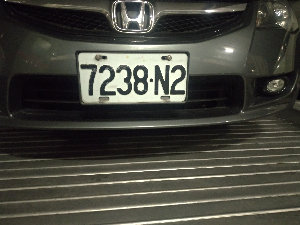
#> input picture 車牌辨識_OCR/realPlate/resizejpg006.bmp, 300 x 225 px
$ python deel_with_plate.py
#> lines starting #> are read from the running program, lines starting #| are printed output that depends on the picture; after the words box and inside, x2 and y2 are one past the last pixel; in counts of white or black regions, pixels touching at a corner belong together
import cv2
import numpy as np
import azure.ai.vision as cvsdk

def area(row, col):
    global nn
    if bg[row][col] != 255:
        return
    bg[row][col] = lifearea
    if col > 1:#左
        if bg[row][col-1] == 255:
            nn += 1
            area(row, col-1)

    if col < w-1:#右
        if bg[row][col+1] == 255:
            nn += 1
            area(row, col+1)

    if row > 1:#上
        if bg[row-1][col] == 255:
            nn += 1
            area(row-1, col)

    if row < h-1:#下
        if bg[row+1][col] == 255:
            nn += 1
            area(row+1, col)

fileName = "realPlate/resizejpg006.bmp"
image = cv2.imread(fileName)
#> image is the input picture: shape (225, 300, 3); mean B, G, R 62, 70.3, 70.7
#車牌偵測
plateCascade =cv2.CascadeClassifier("myPlateDetector.xml")
plates = plateCascade.detectMultiScale(image)
#> plates = [[67, 60, 144, 38]]

for (x,y,w,h) in plates:
    cropPlate = image[y:y+h,x:x+w]
    cropPlate = cv2.resize(cropPlate,(280,80))
    fName =fileName.split(".")[0]+"_plate.jpg"
    cv2.imwrite(fName,cropPlate)
#> this loop made 1 pass
#> (x, y, w, h, fName) on pass 1: (67, 60, 144, 38, 'realPlate/resizejpg006_plate.jpg')
#> pass 1, `cropPlate = image[y:y+h,x:x+w]`:
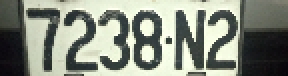
#> cropPlate: shape (38, 144, 3) (shown 2 times larger); mean B, G, R 128.6, 140.9, 135.5
#> pass 1, `cropPlate = cv2.resize(cropPlate,(280,80))`:
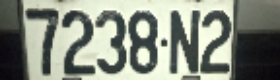
#> cropPlate: shape (80, 280, 3); mean B, G, R 128.4, 140.8, 135.4

#車牌灰階處理，二值化(黑白)處理
grayImg = cv2.cvtColor(cropPlate, cv2.COLOR_BGR2GRAY)
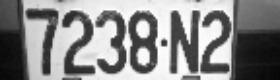
#> grayImg: shape (80, 280); min 5, max 253, mean 137.8
_, thresh = cv2.threshold(grayImg, 127, 255, cv2.THRESH_BINARY_INV)
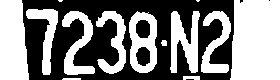
#> thresh: shape (80, 280); 51.5% white; 6 black regions (3 under 20 px), largest, box (x1, y1, x2, y2) and area: (22, 0, 234, 80) 10417, (136, 20, 150, 38) 217, (136, 47, 150, 66) 211

#除去雜點
for i in range(len(thresh)):
    for j in range(len(thresh[i])):
        if thresh[i][j] == 255:
            count = 0
            for k in range(-2,3):
                for l in range(-2,3):
                    try:
                        if thresh[i+k][j+l] == 255:
                            count += 1
                    except IndexError:
                        pass
            if count <= 6:
                thresh[i][j] = 0
#> this loop made 80 passes
#> thresh: shape (80, 280); 51.5% white; 6 black regions (3 under 20 px)


#找輪廓外框
contours1 = cv2.findContours(thresh,
                              cv2.RETR_EXTERNAL,
                              cv2.CHAIN_APPROX_SIMPLE)
#> contours1 = 13 contours, 3 with area under 20; largest, box (x1, y1, x2, y2) and area: (230, 0, 280, 80) 3640, (0, 0, 29, 80) 1930, (129, 11, 157, 73) 1416, (170, 11, 200, 73) 984, (62, 11, 95, 75) 832


contours = contours1[0]
#> contours has the same summary as contours1

#準備一個紀錄所有外框的清單List，這個內容會包含：文字、雜點、分割符號、崎零地(左右部分不要)
letter_image_regions = []
for contour in contours:
     (x,y,w,h)=cv2.boundingRect(contour)
     letter_image_regions.append((x,y,w,h))
#> this loop made 13 passes
#> (x, y, w, h) on passes 2, 3, 4, 5, 6, 7, 8, 9, 10, 13: (183, 76, 17, 4), (161, 40, 6, 6), (201, 11, 30, 62), (170, 11, 30, 62), (129, 11, 28, 62), (96, 11, 30, 63), (62, 11, 33, 64), (26, 9, 32, 66), (230, 0, 50, 80), (0, 0, 29, 80)
#> (contour, x, y, w, h) on passes 1, 11, 12: ([[63, 78], [64, 79], [79, 79], [79, 78]], 63, 78, 17, 2), ([[196, 0], [197, 1], [198, 1], [199, 0]], 196, 0, 4, 2), ([[60, 0], [62, 0]], 60, 0, 3, 1)
#> after the loop, letter_image_regions = [(63, 78, 17, 2), (183, 76, 17, 4), (161, 40, 6, 6), (201, 11, 30, 62), (170, 11, 30, 62), (129, 11, 28, 62), (96, 11, 30, 63), (62, 11, 33, 64), (26, 9, 32, 66), (230, 0, 50, 80), (196, 0, 4, 2), (60, 0, 3, 1), (0, 0, 29, 80)]

#將所有外框依照x軸位置排序(由左至右排序)
letter_image_regions=sorted(letter_image_regions,
                             key=lambda x:x[0])
#> letter_image_regions = [(0, 0, 29, 80), (26, 9, 32, 66), (60, 0, 3, 1), (62, 11, 33, 64), (63, 78, 17, 2), (96, 11, 30, 63), (129, 11, 28, 62), (161, 40, 6, 6), (170, 11, 30, 62), (183, 76, 17, 4), (196, 0, 4, 2), (201, 11, 30, 62), (230, 0, 50, 80)]

print(letter_image_regions)
#> (printed output is left out)
print(len(letter_image_regions))
#| 13

#for(x,y,w,h) in letter_image_regions:
 #   cv2.rectangle(thresh,(x,y),(x+w,y+h),(255,255,255),1)

#cv2.imshow("thresh",thresh)

count = 0
for box in letter_image_regions:
    (x,y,w,h)=box
    if(x >= 5 and x <= 240) and (w >= 5 and w <=32) and (h >= 60 and h < 70):
        #cv2.rectangle(thresh, (x,y),(x+w,y+h),(255,255,255),1)
        count += 1
#> this loop made 13 passes
#> after the loop, count = 5
        #print(box)
#cv2.imshow("thresh2",thresh)
#print(count)

if count <= 5:
    wmax = 35
else:
    wmax = 32

nChar = 0
#裝文字輪廓的清單
letterlist = []
for box in letter_image_regions:
    (x,y,w,h)=box
    if(x >= 5 and x <= 240) and (w >= 5 and w <=wmax) and (h >= 60 and h < 70):
        nChar += 1
        letterlist.append(box)
        print(box)
#> this loop made 13 passes
#| (26, 9, 32, 66)
#| (62, 11, 33, 64)
#| (96, 11, 30, 63)
#| (129, 11, 28, 62)
#| (170, 11, 30, 62)
#| (201, 11, 30, 62)
#> after the loop, letterlist = [(26, 9, 32, 66), (62, 11, 33, 64), (96, 11, 30, 63), (129, 11, 28, 62), (170, 11, 30, 62), (201, 11, 30, 62)]; nChar = 6


#print(letterlist)
#print(nChar)
#cv2.imshow("thresh3", thresh)

real_Shape=[]
for i, box in enumerate(letterlist):
    (x,y,w,h) = box
    bg = thresh[y:y+h,x:x+w]
    #處理畸零地
    if i == 0 or i == nChar:
        lifearea = 0
        nn =0
        life = []
        for row in range(0,h):
            for col in range(0,w):
                if bg[row][col] == 255:
                    nn = 1
                    lifearea += 1
                    area(row,col)
                    life.append(nn)

        maxlife = max(life)
        indexmaxlife = life.index(maxlife)

        for row in range(0,h):
            for col in range(0,w):
                if bg[row][col] == indexmaxlife+1:
                    bg[row][col] = 255
                else:
                    bg[row][col] = 0

    real_Shape.append(bg)
#> this loop made 6 passes
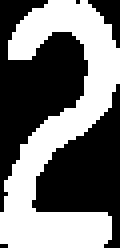
#> bg: shape (62, 30) (shown 4 times larger); 45.8% white; 1 white region, box (x1, y1, x2, y2) and area: (0, 0, 30, 62) 852
#> after the loop, real_Shape = 6 items

#print(real_Shape)
#print(len(real_Shape))

newH, newW =thresh.shape
#> newH = 80; newW = 280
space = 8
offset = 2

bg = np.zeros((newH + space*2, newW + space*2 + (nChar-1) * offset, 1), np.uint8)
bg.fill(0)
#> bg: shape (96, 306, 1); every value is 0

for i, letter in enumerate(real_Shape):
    h = letter.shape[0]
    w = letter.shape[1]
    x = letterlist[i][0]
    y = letterlist[i][1]
    for row in range(h):
        for col in range(w):
            bg[space+y+row][space+x+col+i*offset] = letter[row][col]
#> this loop made 6 passes
#> (h, w, x, y) on passes 1 to 6: (66, 32, 26, 9), (64, 33, 62, 11), (63, 30, 96, 11), (62, 28, 129, 11), (62, 30, 170, 11), (62, 30, 201, 11)
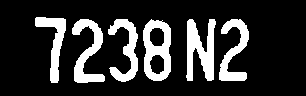
#> bg: shape (96, 306, 1); 19% white; 6 white regions, box (x1, y1, x2, y2) and area: (186, 19, 216, 81) 1122, (143, 19, 171, 81) 1063, (72, 19, 105, 83) 942, (219, 19, 249, 81) 852, (108, 19, 138, 82) 830, (35, 17, 66, 83) 768
#cv2.imshow("new bg", bg)

_, bg =cv2.threshold(bg, 127, 255, cv2.THRESH_BINARY_INV)
(bg_h,bg_w)=bg.shape
#> bg_h = 96; bg_w = 306
times=3
bg=cv2.resize(bg,(bg_w*times,bg_h*times))
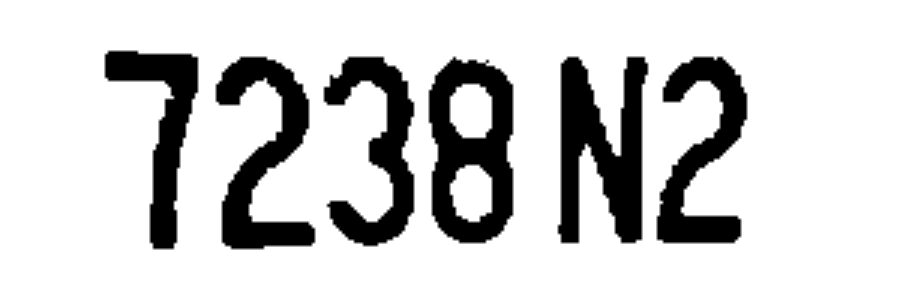
#> bg: shape (288, 918); min 0, max 255, mean 206.6
cv2.imshow("plate2",bg)


ocr_enpoint = "https://wusc-computer-vision.cognitiveservices.azure.com/"
ocr_key="e57e8cebdb124ca9a1f78b4891fc1d73"

#> (the run stopped early here; a loop or call above may not have finished)

$ run again, with 車牌辨識_OCR/realPlate/resizejpg003.bmp copied over 車牌辨識_OCR/realPlate/resizejpg006.bmp
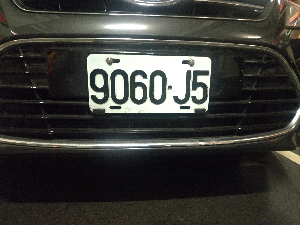
#> input picture 車牌辨識_OCR/realPlate/resizejpg003.bmp, 300 x 225 px
#> image is the input picture: shape (225, 300, 3); mean B, G, R 56.1, 59.9, 59.9
#> plates = [[66, 64, 164, 43]]
#> the loop `for (x,y,w,h) in plates:` made 1 pass
#> (x, y, w, h, fName) on pass 1: (66, 64, 164, 43, 'realPlate/resizejpg006_plate.jpg')
#> `_, thresh = cv2.threshold(grayImg, 127, 255, cv2.THRESH_BINARY_INV)`:
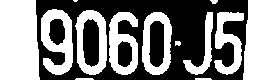
#> thresh: shape (80, 280); 52.7% white; 5 black regions, box (x1, y1, x2, y2) and area: (36, 0, 248, 80) 8698, (83, 19, 99, 67) 668, (149, 21, 164, 67) 597, (49, 19, 65, 45) 330, (118, 41, 132, 67) 309
#> the loop `for i in range(len(thresh)):` made 80 passes
#> contours1 = 13 contours, 5 with area under 20; largest, box (x1, y1, x2, y2) and area: (0, 0, 40, 80) 2900, (243, 0, 280, 80) 2634, (75, 10, 107, 75) 1664, (142, 12, 172, 75) 1522, (41, 9, 73, 75) 1468, (109, 12, 138, 75) 1292, (214, 12, 244, 75) 828, (183, 12, 213, 75) 490
#> contours has the same summary as contours1
#> the loop `for contour in contours:` made 13 passes
#> (x, y, w, h) on passes 3 to 10: (175, 41, 6, 5), (214, 12, 30, 63), (183, 12, 30, 63), (142, 12, 30, 63), (109, 12, 29, 63), (75, 10, 32, 65), (41, 9, 32, 66), (243, 0, 37, 80)
#> after the loop `for contour in contours:`: letter_image_regions = [(196, 78, 15, 2), (76, 78, 17, 2), (175, 41, 6, 5), (214, 12, 30, 63), (183, 12, 30, 63), (142, 12, 30, 63), (109, 12, 29, 63), (75, 10, 32, 65), (41, 9, 32, 66), (243, 0, 37, 80), (210, 0, 8, 4), (74, 0, 4, 2), (0, 0, 40, 80)]
#> `letter_image_regions=sorted(letter_image_regions, key=lambda x:x[0])`: letter_image_regions = [(0, 0, 40, 80), (41, 9, 32, 66), (74, 0, 4, 2), (75, 10, 32, 65), (76, 78, 17, 2), (109, 12, 29, 63), (142, 12, 30, 63), (175, 41, 6, 5), (183, 12, 30, 63), (196, 78, 15, 2), (210, 0, 8, 4), (214, 12, 30, 63), (243, 0, 37, 80)]
#> (printed output is left out)
#| 13
#> the loop `for box in letter_image_regions:` made 13 passes
#> after the loop `for box in letter_image_regions:`: count = 6
#> after the loop `for box in letter_image_regions:`: letterlist = [(41, 9, 32, 66), (75, 10, 32, 65), (109, 12, 29, 63), (142, 12, 30, 63), (183, 12, 30, 63), (214, 12, 30, 63)]; nChar = 6
#> the loop `for i, box in enumerate(letterlist):` made 6 passes
#> after the loop `for i, box in enumerate(letterlist):`: real_Shape = 6 items
#> the loop `for i, letter in enumerate(real_Shape):` made 6 passes
#> (h, w, x, y) on passes 1 to 6: (66, 32, 41, 9), (65, 32, 75, 10), (63, 29, 109, 12), (63, 30, 142, 12), (63, 30, 183, 12), (63, 30, 214, 12)
#> `bg=cv2.resize(bg,(bg_w*times,bg_h*times))`:
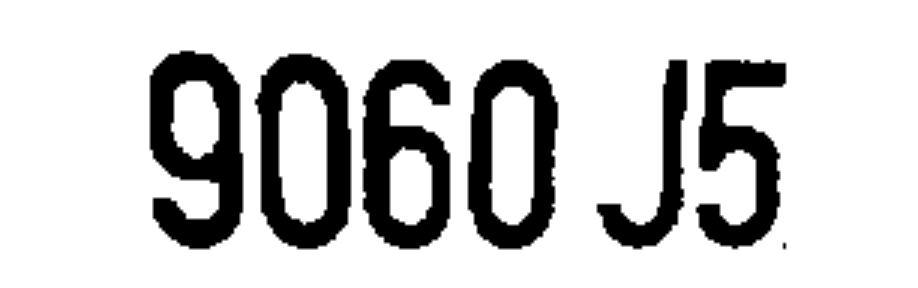
#> bg: shape (288, 918); min 0, max 255, mean 203.9

$ run again, with 車牌辨識_OCR/realPlate/resizejpg004.bmp copied over 車牌辨識_OCR/realPlate/resizejpg006.bmp
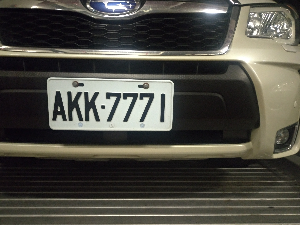
#> input picture 車牌辨識_OCR/realPlate/resizejpg004.bmp, 300 x 225 px
#> image is the input picture: shape (225, 300, 3); mean B, G, R 68.8, 76.4, 77.9
#> plates = [[39, 88, 145, 38]]
#> the loop `for (x,y,w,h) in plates:` made 1 pass
#> (x, y, w, h, fName) on pass 1: (39, 88, 145, 38, 'realPlate/resizejpg006_plate.jpg')
#> `_, thresh = cv2.threshold(grayImg, 127, 255, cv2.THRESH_BINARY_INV)`:
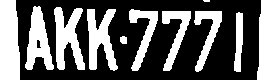
#> thresh: shape (80, 280); 39.6% white; 11 white regions (1 under 20 px), largest, box (x1, y1, x2, y2) and area: (257, 0, 280, 80) 1671, (0, 0, 20, 80) 1474, (54, 7, 85, 70) 1123
#> the loop `for i in range(len(thresh)):` made 80 passes
#> contours1 = 11 contours, 1 with area under 20; largest, box (x1, y1, x2, y2) and area: (257, 0, 280, 80) 1571, (0, 0, 20, 80) 1377, (54, 7, 85, 70) 1002, (87, 9, 118, 71) 958, (25, 6, 54, 70) 949
#> contours has the same summary as contours1
#> the loop `for contour in contours:` made 11 passes
#> (x, y, w, h) on passes 1 to 8: (120, 36, 7, 8), (234, 12, 9, 60), (194, 11, 28, 61), (162, 11, 29, 60), (129, 9, 29, 62), (87, 9, 31, 62), (54, 7, 31, 63), (25, 6, 29, 64)
#> after the loop `for contour in contours:`: letter_image_regions = [(120, 36, 7, 8), (234, 12, 9, 60), (194, 11, 28, 61), (162, 11, 29, 60), (129, 9, 29, 62), (87, 9, 31, 62), (54, 7, 31, 63), (25, 6, 29, 64), (257, 0, 23, 80), (205, 0, 4, 2), (0, 0, 20, 80)]
#> `letter_image_regions=sorted(letter_image_regions, key=lambda x:x[0])`: letter_image_regions = [(0, 0, 20, 80), (25, 6, 29, 64), (54, 7, 31, 63), (87, 9, 31, 62), (120, 36, 7, 8), (129, 9, 29, 62), (162, 11, 29, 60), (194, 11, 28, 61), (205, 0, 4, 2), (234, 12, 9, 60), (257, 0, 23, 80)]
#| [(0, 0, 20, 80), (25, 6, 29, 64), (54, 7, 31, 63), (87, 9, 31, 62), (120, 36, 7, 8), (129, 9, 29, 62), (162, 11, 29, 60), (194, 11, 28, 61), (205, 0, 4, 2), (234, 12, 9, 60), (257, 0, 23, 80)]
#| 11
#> the loop `for box in letter_image_regions:` made 11 passes
#> after the loop `for box in letter_image_regions:`: count = 7
#> after the loop `for box in letter_image_regions:`: letterlist = [(25, 6, 29, 64), (54, 7, 31, 63), (87, 9, 31, 62), (129, 9, 29, 62), (162, 11, 29, 60), (194, 11, 28, 61), (234, 12, 9, 60)]; nChar = 7
#> the loop `for i, box in enumerate(letterlist):` made 7 passes
#> after the loop `for i, box in enumerate(letterlist):`: real_Shape = 7 items
#> the loop `for i, letter in enumerate(real_Shape):` made 7 passes
#> (h, w, x, y) on passes 1 to 7: (64, 29, 25, 6), (63, 31, 54, 7), (62, 31, 87, 9), (62, 29, 129, 9), (60, 29, 162, 11), (61, 28, 194, 11), (60, 9, 234, 12)
#> `bg=cv2.resize(bg,(bg_w*times,bg_h*times))`:
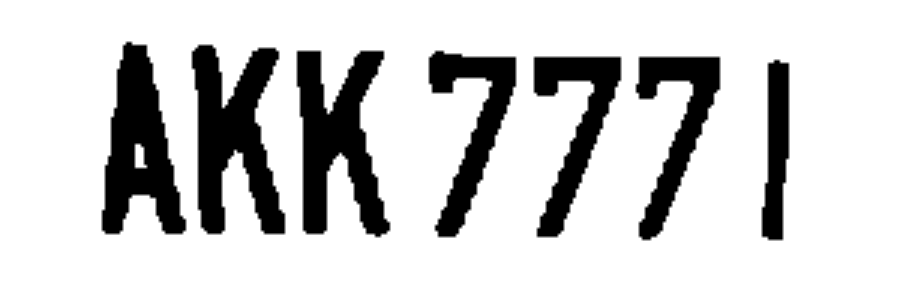
#> bg: shape (288, 924); min 0, max 255, mean 206.2

$ run again, with 車牌辨識_OCR/realPlate/resizejpg005.bmp copied over 車牌辨識_OCR/realPlate/resizejpg006.bmp
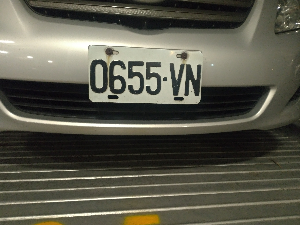
#> input picture 車牌辨識_OCR/realPlate/resizejpg005.bmp, 300 x 225 px
#> image is the input picture: shape (225, 300, 3); mean B, G, R 75, 88, 89.3
#> plates = [[64, 57, 149, 39]]
#> the loop `for (x,y,w,h) in plates:` made 1 pass
#> (x, y, w, h, fName) on pass 1: (64, 57, 149, 39, 'realPlate/resizejpg006_plate.jpg')
#> the loop `for i in range(len(thresh)):` made 80 passes
#> contours1 = 11 contours, 1 with area under 20; largest, box (x1, y1, x2, y2) and area: (49, 5, 83, 75) 2030, (84, 6, 117, 76) 1474, (0, 48, 47, 80) 1390, (226, 15, 258, 80) 1197, (120, 8, 150, 77) 1054
#> contours has the same summary as contours1
#> the loop `for contour in contours:` made 11 passes
#> (x, y, w, h) on passes 2 to 9: (257, 48, 23, 32), (0, 48, 47, 32), (186, 41, 8, 8), (226, 15, 32, 65), (199, 13, 28, 67), (154, 10, 28, 68), (120, 8, 30, 69), (84, 6, 33, 70)
#> after the loop `for contour in contours:`: letter_image_regions = [(83, 78, 16, 2), (257, 48, 23, 32), (0, 48, 47, 32), (186, 41, 8, 8), (226, 15, 32, 65), (199, 13, 28, 67), (154, 10, 28, 68), (120, 8, 30, 69), (84, 6, 33, 70), (49, 5, 34, 70), (212, 0, 20, 7)]
#> `letter_image_regions=sorted(letter_image_regions, key=lambda x:x[0])`: letter_image_regions = [(0, 48, 47, 32), (49, 5, 34, 70), (83, 78, 16, 2), (84, 6, 33, 70), (120, 8, 30, 69), (154, 10, 28, 68), (186, 41, 8, 8), (199, 13, 28, 67), (212, 0, 20, 7), (226, 15, 32, 65), (257, 48, 23, 32)]
#| [(0, 48, 47, 32), (49, 5, 34, 70), (83, 78, 16, 2), (84, 6, 33, 70), (120, 8, 30, 69), (154, 10, 28, 68), (186, 41, 8, 8), (199, 13, 28, 67), (212, 0, 20, 7), (226, 15, 32, 65), (257, 48, 23, 32)]
#| 11
#> the loop `for box in letter_image_regions:` made 11 passes
#> after the loop `for box in letter_image_regions:`: count = 4
#> after the loop `for box in letter_image_regions:`: letterlist = [(120, 8, 30, 69), (154, 10, 28, 68), (199, 13, 28, 67), (226, 15, 32, 65)]; nChar = 4
#> the loop `for i, box in enumerate(letterlist):` made 4 passes
#> after the loop `for i, box in enumerate(letterlist):`: real_Shape = 4 items
#> the loop `for i, letter in enumerate(real_Shape):` made 4 passes
#> (h, w, x, y) on passes 1 to 4: (69, 30, 120, 8), (68, 28, 154, 10), (67, 28, 199, 13), (65, 32, 226, 15)
#> `bg=cv2.resize(bg,(bg_w*times,bg_h*times))`:
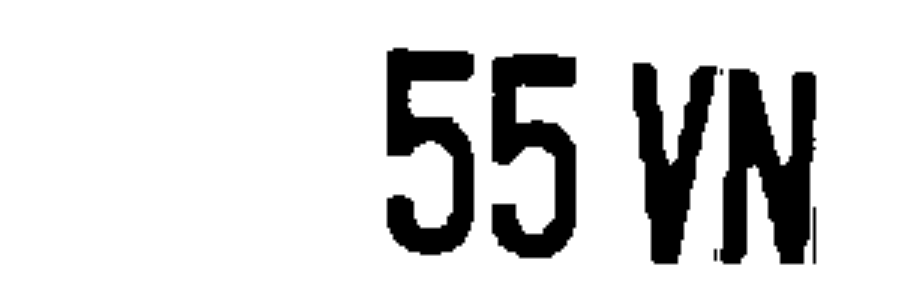
#> bg: shape (288, 906); min 0, max 255, mean 214.8
